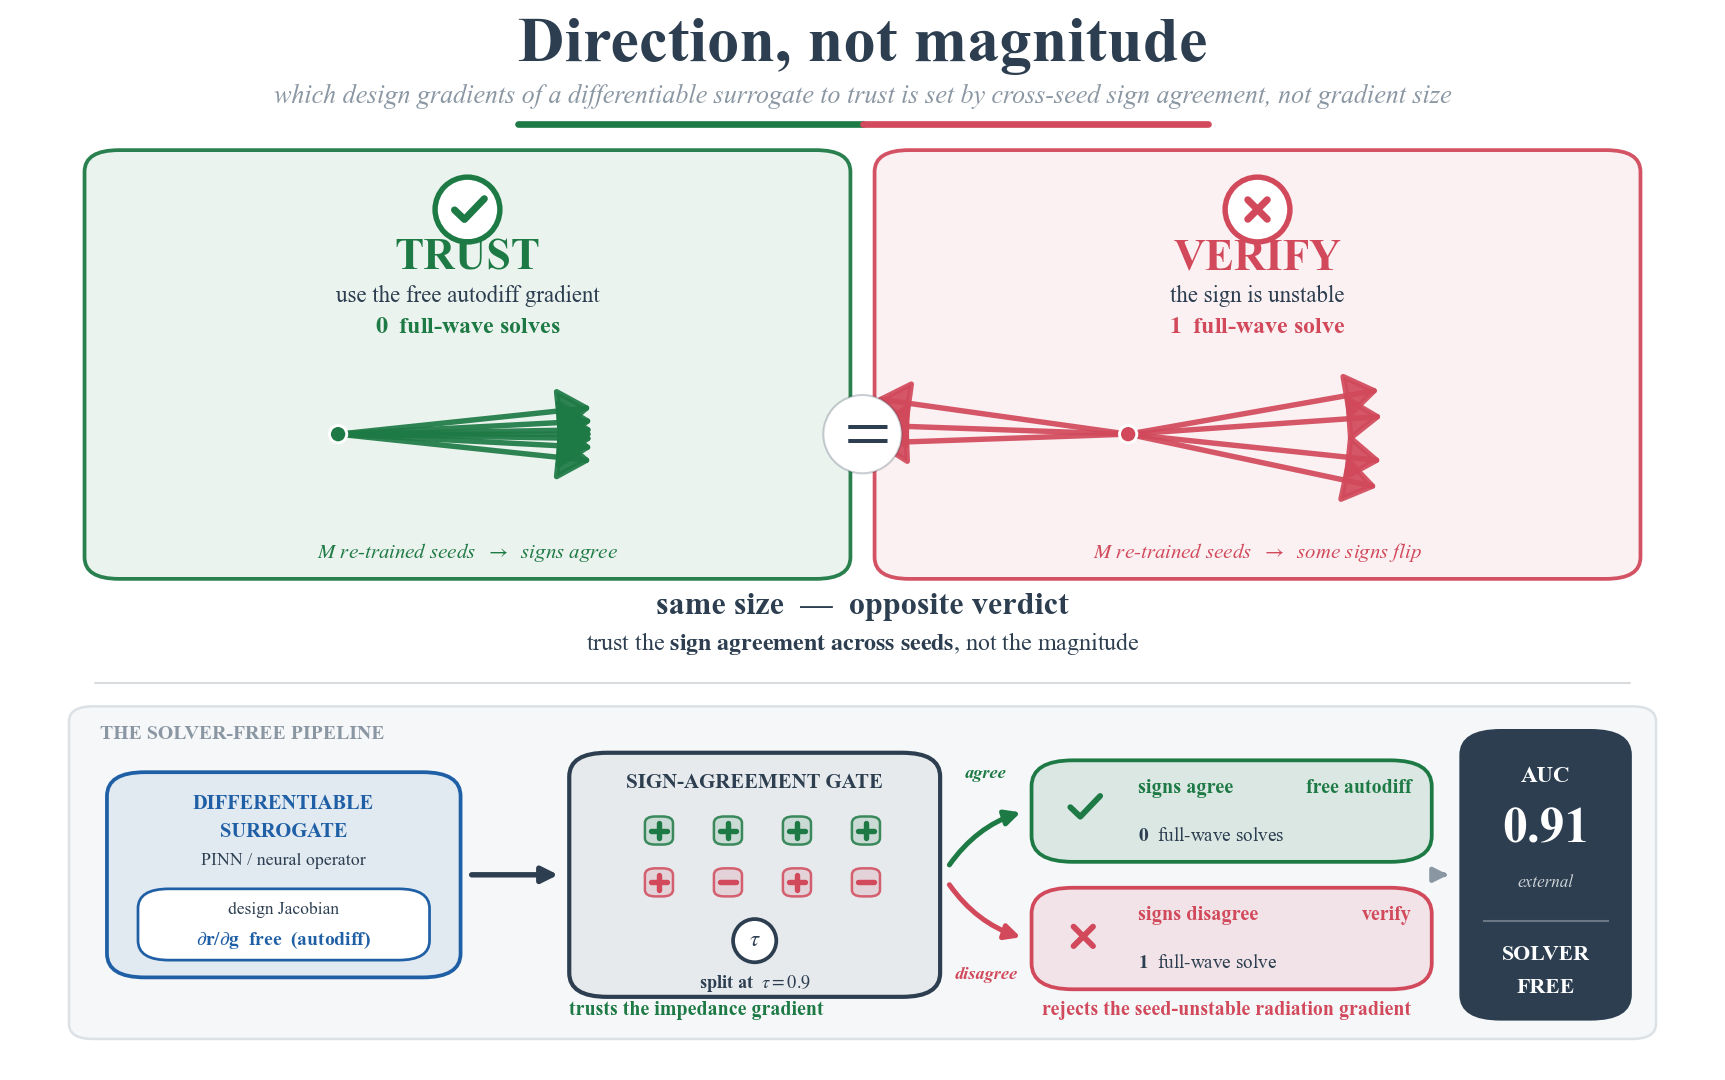

The script that saved this image:
# -*- coding: utf-8 -*-
# Elsevier graphical abstract: a "same magnitude, opposite trust" hero contrast over a slim
# solver-free pipeline band.  One cohesive editorial banner.
#
#   TITLE   : bold "Direction, not magnitude" + one-line subtitle.
#   HERO    : "SAME MAGNITUDE, OPPOSITE TRUST" -- each design gradient drawn as a BUNDLE of M
#             equal-length re-trained-seed arrows from one common tail (left TRUST/green: a tidy
#             near-parallel rightward bundle -> signs agree; right VERIFY/red: same-length but
#             splayed, with 2-3 flipped to point left -> signs disagree); check / cross verdict
#             discs; a centre "=" badge proving the two bundles are the SAME size (same arrow
#             length); punch line "same size -- opposite verdict".
#   PIPELINE: a compact left-to-right band -- differentiable surrogate -> design Jacobian
#             dr/dg (free autodiff) -> sign-agreement GATE (tau = 0.9) -> {signs agree: free
#             autodiff, 0 solves | signs disagree: one full-wave solve} -> AUC 0.91 (external) ,
#             SOLVER-FREE payoff.
#
# CORE MESSAGE: which design gradients of a differentiable surrogate to TRUST is set by
# cross-seed SIGN AGREEMENT, not by gradient MAGNITUDE.  Solver-free where seeds agree;
# spend ONE full-wave solve only where they disagree.
#
# HONEST NUMBERS ONLY (no fabrication; provenance documented):
#   hero/payoff = AUC 0.91 predicting per-component gradient SIGN-correctness on an EXTERNAL
#                 transfer-matrix (thin-film TMM) benchmark [0.906, 95% CI [0.833, 0.965];
#                 880 pooled comps -- see AUC_CONFIDENCE_INTERVALS.md].
#   tag         = "solver-free".
#   gate        = split at tau = 0.9 (reliability.npz: thr = 0.9).
#   verdict     = "trusts the impedance gradient, rejects the seed-unstable radiation gradient"
#                 (reliability.npz: sa_resp = 1.0 for impedance/responsive comps -> trusted;
#                  sa_rad = 0.5-0.7 < tau = 0.9 for radiation comps -> flagged. Verified.)
#   We deliberately do NOT headline "63% fewer solves" (scoped to a controlled spectrum).
#
# Self-contained: needs only matplotlib (numbers are quoted constants with provenance above).
import os
os.environ['KMP_DUPLICATE_LIB_OK'] = 'TRUE'
import numpy as np
import matplotlib
matplotlib.use('Agg')
import matplotlib.pyplot as plt
import matplotlib.colors as mcolors
from matplotlib.patches import FancyBboxPatch, FancyArrowPatch, Ellipse, Circle

DIR = os.path.dirname(os.path.abspath(__file__))

# ---------------- palette (cohesive, refined -- matched to references) ----------------
INK = '#2c3e50'    # slate ink -- all text
GRN = '#1e7a45'    # trust  (signs agree)
RED = '#d1495b'    # verify (signs disagree) -- soft rose-red
BLU = '#1f5fa6'    # surrogate / neutral nodes
MUT = '#8a97a3'    # muted grey -- secondary marks / connectors
PANEL = '#f5f7f9'  # soft card fill
EDGE = '#dce1e6'   # soft card edge


def tint(c, a):
    """Soft tint: colour c at alpha a (returns rgba tuple)."""
    r = list(mcolors.to_rgba(c)); r[3] = a; return tuple(r)


plt.rcParams.update({
    'font.family': 'serif', 'font.serif': ['Times New Roman'],
    'mathtext.fontset': 'stix', 'pdf.fonttype': 42, 'ps.fonttype': 42,
    'axes.linewidth': 0.0,
    'text.color': INK, 'axes.labelcolor': INK, 'xtick.color': INK, 'ytick.color': INK,
})

# ---- taller canvas so the hero contrast and the pipeline band each get room ----
FW, FH = 11.5, 7.2
fig = plt.figure(figsize=(FW, FH))
fig.patch.set_facecolor('white')
# single full-canvas axes in 0..1 coords -> everything placed by hand (no clipping)
ax = fig.add_axes([0, 0, 1, 1]); ax.set_xlim(0, 1); ax.set_ylim(0, 1); ax.axis('off')

# visual aspect: x-units per y-unit (a true circle has width = height / ASP)
ASP = FW / FH


# ============================================================ helpers (drawn marks, nodes)
def draw_check(cx, cy, s, color, lw=2.6, z=14):
    """Hand-drawn check mark (robust; no glyph-tofu risk). s in y-units; x widened by ASP."""
    ax.plot([cx - 0.60 * s / ASP, cx - 0.14 * s / ASP, cx + 0.78 * s / ASP],
            [cy - 0.02 * s, cy - 0.46 * s, cy + 0.50 * s],
            color=color, lw=lw, solid_capstyle='round', solid_joinstyle='round',
            zorder=z, clip_on=False)


def draw_cross(cx, cy, s, color, lw=2.6, z=14):
    """Hand-drawn x mark (robust). s in y-units; x widened by ASP for a true square cross."""
    ax.plot([cx - 0.50 * s / ASP, cx + 0.50 * s / ASP], [cy - 0.50 * s, cy + 0.50 * s],
            color=color, lw=lw, solid_capstyle='round', zorder=z, clip_on=False)
    ax.plot([cx - 0.50 * s / ASP, cx + 0.50 * s / ASP], [cy + 0.50 * s, cy - 0.50 * s],
            color=color, lw=lw, solid_capstyle='round', zorder=z, clip_on=False)


def rounded(x, y, w, h, fc, ec, lw=1.6, rad=0.10, z=2, ls='-'):
    """Rounded card. Transparency lives in `fc` (rgba) only -- no patch-level alpha."""
    p = FancyBboxPatch((x, y), w, h,
                       boxstyle=f'round,pad=0.0,rounding_size={rad}',
                       facecolor=fc, edgecolor=ec, lw=lw, zorder=z, ls=ls)
    ax.add_patch(p); return p


def connect(p0, p1, color=MUT, lw=2.4, z=5, rad=0.0, mut=15, sA=2, sB=2):
    a = FancyArrowPatch(p0, p1, connectionstyle=f'arc3,rad={rad}',
                        arrowstyle='-|>', mutation_scale=mut, lw=lw, color=color,
                        shrinkA=sA, shrinkB=sB, zorder=z, joinstyle='round', capstyle='round')
    ax.add_patch(a); return a


# ============================================================ TITLE BLOCK
ax.text(0.5, 0.957, 'Direction, not magnitude', ha='center', va='center',
        fontsize=31, fontweight='bold', color=INK)
ax.text(0.5, 0.911,
        'which design gradients of a differentiable surrogate to trust is set by '
        'cross-seed sign agreement, not gradient size',
        ha='center', va='center', fontsize=12.5, color=MUT, style='italic')
# two-stream accent rule under the title (trust-green -> verify-red)
ax.plot([0.300, 0.500], [0.885, 0.885], color=GRN, lw=3.2, solid_capstyle='round', zorder=3)
ax.plot([0.500, 0.700], [0.885, 0.885], color=RED, lw=3.2, solid_capstyle='round', zorder=3)

# ============================================================ HERO BLOCK (dominant focal point)
#   two contrast panels (left = TRUST / green, right = VERIFY / red)
PY0, PY1 = 0.470, 0.855          # panel vertical extent
LPX0, LPX1 = 0.055, 0.487        # left card x-extent
RPX0, RPX1 = 0.513, 0.945        # right card x-extent

for x0, x1, col, al in [(LPX0, LPX1, GRN, 0.085), (RPX0, RPX1, RED, 0.075)]:
    ax.add_patch(FancyBboxPatch((x0, PY0), x1 - x0, PY1 - PY0,
                 boxstyle='round,pad=0.006,rounding_size=0.020',
                 facecolor=tint(col, al), edgecolor=tint(col, 0.95), lw=1.8, zorder=1))

LCx = 0.5 * (LPX0 + LPX1)        # left panel centre x
RCx = 0.5 * (RPX0 + RPX1)        # right panel centre x

# --- geometry of the hero bundles: each gradient = a BUNDLE of M equal-length seed arrows
#     sharing ONE common tail.  Same arrow length on both sides => SAME MAGNITUDE. ---
M = 7
ARR_Y = 0.598                    # baseline y the bundles are centred on
SEED_LEN = 0.150                 # common arrow length (identical on both sides)
TAILx = lambda cx: cx - 0.5 * SEED_LEN   # common tail x (bundle centred in panel)


def seed_bundle(cx, angles_deg, col, clip):
    """A tidy bundle of M equal-length arrows from one common tail, splayed by `angles_deg`
    (deg, 0 = +x = 'positive sign'; ~180 = flipped/'negative sign'). All arrows identical
    length => the bundle's reach encodes the (shared) gradient MAGNITUDE."""
    tail = np.array([TAILx(cx), ARR_Y])
    for ang in angles_deg:
        th = np.deg2rad(ang)
        tip = tail + np.array([SEED_LEN * np.cos(th), SEED_LEN * np.sin(th) * ASP])
        a = FancyArrowPatch(tuple(tail), tuple(tip),
                            arrowstyle='-|>,head_width=0.62,head_length=0.9',
                            mutation_scale=15, lw=2.6, color=col, zorder=6,
                            capstyle='round', joinstyle='round', alpha=0.92)
        a.set_clip_path(clip)
        ax.add_patch(a)
    # common-tail hub disc
    ax.add_patch(Ellipse((tail[0], tail[1]), width=0.016 / ASP, height=0.016,
                 facecolor=col, edgecolor='white', lw=1.4, zorder=8))


# clip the bundles to their own panel card
left_card = ax.patches[0]
right_card = ax.patches[1]

# LEFT: signs agree -> a tight, near-parallel rightward bundle (all arrows point right)
left_ang = np.array([6.0, 3.0, 1.0, -1.0, -3.0, -6.0, 0.0])
seed_bundle(LCx, left_ang, GRN, left_card)
# RIGHT: signs disagree -> same length, splayed, with 3 of 7 clearly FLIPPED to point left
#   flipped arrows kept near-horizontal (~175 deg) so they do NOT shoot up into the text
right_ang = np.array([10.0, 4.0, -6.0, 178.0, -178.0, 172.0, -12.0])
seed_bundle(RCx, right_ang, RED, right_card)

# small explanatory tags under each bundle
ax.text(LCx, ARR_Y - 0.110, r'$M$ re-trained seeds  $\rightarrow$  signs agree',
        ha='center', va='center', fontsize=10.0, color=GRN, style='italic')
ax.text(RCx, ARR_Y - 0.110, r'$M$ re-trained seeds  $\rightarrow$  some signs flip',
        ha='center', va='center', fontsize=10.0, color=RED, style='italic')


# --- verdict badges (check / cross) inside coloured discs, top of each panel ---
def verdict(cx, cy, col, mark):
    ax.add_patch(Ellipse((cx, cy), width=0.060 / ASP, height=0.060,
                 facecolor='white', edgecolor=col, lw=2.6, zorder=9))
    if mark == 'check':
        draw_check(cx, cy, 0.020, col, lw=3.4, z=11)
    else:
        draw_cross(cx, cy, 0.018, col, lw=3.4, z=11)


VY = 0.806
verdict(LCx, VY, GRN, 'check')
verdict(RCx, VY, RED, 'cross')

# --- panel headline labels ---
ax.text(LCx, 0.760, 'TRUST', ha='center', va='center', fontsize=21,
        fontweight='bold', color=GRN, zorder=9)
ax.text(LCx, 0.726, 'use the free autodiff gradient', ha='center', va='center',
        fontsize=11.0, color=INK, zorder=9)
ax.text(LCx, 0.696, r'$\mathbf{0}$  full-wave solves', ha='center', va='center',
        fontsize=11.5, color=GRN, zorder=9, fontweight='bold')

ax.text(RCx, 0.760, 'VERIFY', ha='center', va='center', fontsize=21,
        fontweight='bold', color=RED, zorder=9)
ax.text(RCx, 0.726, 'the sign is unstable', ha='center', va='center',
        fontsize=11.0, color=INK, zorder=9)
ax.text(RCx, 0.696, r'$\mathbf{1}$  full-wave solve', ha='center', va='center',
        fontsize=11.5, color=RED, zorder=9, fontweight='bold')

# central "=" on the equator -- proof the two design gradients have identical size
ax.text(0.5, ARR_Y, r'$=$', ha='center', va='center', fontsize=32, color=INK,
        fontweight='bold', zorder=7,
        bbox=dict(boxstyle='circle,pad=0.16', facecolor='white',
                  edgecolor=tint(INK, 0.25), lw=1.0))

# --- punch line strip just under the hero panels ---
ax.text(0.5, 0.438, 'same size  —  opposite verdict', ha='center', va='center',
        fontsize=15.5, fontweight='bold', color=INK)
ax.text(0.5, 0.404,
        r'trust the $\mathbf{sign\ agreement\ across\ seeds}$, not the magnitude',
        ha='center', va='center', fontsize=11.5, color=INK)

# ============================================================ DIVIDER (hero | pipeline)
ax.plot([0.055, 0.945], [0.368, 0.368], color=tint(INK, 0.18), lw=1.0,
        solid_capstyle='round', zorder=1)

# ============================================================ PIPELINE BAND (slim supporting)
#  tinted strip background so the band reads as a distinct supporting unit
SBY0, SBY1 = 0.038, 0.346
ax.add_patch(FancyBboxPatch((0.040, SBY0), 0.920, SBY1 - SBY0,
             boxstyle='round,pad=0.0,rounding_size=0.014',
             facecolor=PANEL, edgecolor=EDGE, lw=1.2, zorder=0))

# tiny stage caption (top-left of the band)
ax.text(0.058, SBY1 - 0.026, 'THE SOLVER-FREE PIPELINE', ha='left', va='center',
        fontsize=9.5, color=MUT, fontweight='bold')

yc = 0.190                       # pipeline lane centre y

# ---- node 1: differentiable surrogate (with autodiff Jacobian chip) ----
n1x, n1w = 0.062, 0.205
n1h = 0.190; n1y = yc - n1h / 2
rounded(n1x, n1y, n1w, n1h, tint(BLU, 0.09), BLU, lw=1.8, rad=0.022, z=2)
ax.text(n1x + n1w / 2, n1y + n1h - 0.030, 'DIFFERENTIABLE', ha='center', va='center',
        fontsize=9.8, color=BLU, fontweight='bold')
ax.text(n1x + n1w / 2, n1y + n1h - 0.056, 'SURROGATE', ha='center', va='center',
        fontsize=9.8, color=BLU, fontweight='bold')
ax.text(n1x + n1w / 2, n1y + n1h - 0.082, 'PINN / neural operator', ha='center', va='center',
        fontsize=8.6, color=INK)
# Jacobian chip inside
jx, jw = n1x + 0.018, n1w - 0.036
jh = 0.066; jy = n1y + 0.016
rounded(jx, jy, jw, jh, 'white', BLU, lw=1.3, rad=0.018, z=3)
ax.text(jx + jw / 2, jy + jh * 0.70, 'design Jacobian', ha='center', va='center',
        fontsize=8.4, color=INK)
ax.text(jx + jw / 2, jy + jh * 0.28,
        r'$\partial \mathbf{r}/\partial \mathbf{g}$  free  (autodiff)', ha='center',
        va='center', fontsize=9.4, color=BLU, fontweight='bold')

# ---- node 2: the GATE ----
n2x, n2w = 0.330, 0.215
n2h = 0.226; n2y = yc - n2h / 2
rounded(n2x, n2y, n2w, n2h, tint(MUT, 0.13), INK, lw=2.0, rad=0.022, z=2)
ax.text(n2x + n2w / 2, n2y + n2h - 0.028, 'SIGN-AGREEMENT GATE', ha='center', va='center',
        fontsize=10.0, color=INK, fontweight='bold')
# two tidy rows of per-seed SIGN CHIPS: all "+" (agree, green) / alternating "+/-" (disagree)
def sign_chip(cx, cy, sgn, col):
    """One sign rendered inside a small rounded square chip (deliberate, evenly spaced)."""
    cs = 0.026                                   # chip side (y-units); width widened by ASP
    cw = cs / ASP
    ax.add_patch(FancyBboxPatch((cx - cw / 2, cy - cs / 2), cw, cs,
                 boxstyle='round,pad=0.0,rounding_size=0.006',
                 facecolor=tint(col, 0.14), edgecolor=tint(col, 0.85), lw=1.2, zorder=4))
    # draw the glyph as short strokes (consistent weight; minus never looks thin)
    hl = 0.0072                                  # half stroke length (y-units)
    ax.plot([cx - hl / ASP, cx + hl / ASP], [cy, cy], color=col, lw=2.6,
            solid_capstyle='round', zorder=5)    # horizontal bar (both + and -)
    if sgn == '+':
        ax.plot([cx, cx], [cy - hl, cy + hl], color=col, lw=2.6,
                solid_capstyle='round', zorder=5)  # vertical bar -> plus
chip_dx = 0.040                                  # even chip spacing
gxc = n2x + 0.052
ry1 = n2y + n2h - 0.072
ry2 = n2y + n2h - 0.120
for j, sgn in enumerate(['+', '+', '+', '+']):
    sign_chip(gxc + j * chip_dx, ry1, sgn, GRN)
for j, sgn in enumerate(['+', '-', '+', '-']):
    sign_chip(gxc + j * chip_dx, ry2, sgn, RED)
# split node at tau = 0.9
nx, ny = n2x + n2w / 2, n2y + 0.052
ax.add_patch(Ellipse((nx, ny), width=0.040 / ASP, height=0.040,
             facecolor='white', edgecolor=INK, lw=1.8, zorder=6))
ax.text(nx, ny, r'$\tau$', ha='center', va='center', fontsize=11, color=INK,
        fontweight='bold', zorder=7)
ax.text(nx, n2y + 0.012, r'split at  $\tau = 0.9$', ha='center', va='center',
        fontsize=8.8, color=INK, fontweight='bold')

# ---- node 3: two outcomes (stacked) ----
n3x, n3w = 0.598, 0.232
o_h = 0.094
oTy = yc + 0.012                 # TRUST outcome (top)
rounded(n3x, oTy, n3w, o_h, tint(GRN, 0.12), GRN, lw=1.8, rad=0.024, z=2)
draw_check(n3x + 0.030, oTy + o_h / 2 + 0.004, 0.020, GRN, lw=2.8)
ax.text(n3x + 0.062, oTy + o_h - 0.026, 'signs agree  ', ha='left', va='center',
        fontsize=9.8, color=GRN, fontweight='bold')
ax.text(n3x + n3w - 0.012, oTy + o_h - 0.026, 'free autodiff', ha='right', va='center',
        fontsize=9.6, color=GRN, fontweight='bold')
ax.text(n3x + 0.062, oTy + 0.024, r'$\mathbf{0}$  full-wave solves', ha='left', va='center',
        fontsize=9.2, color=INK)

oVy = yc - 0.012 - o_h           # VERIFY outcome (bottom)
rounded(n3x, oVy, n3w, o_h, tint(RED, 0.11), RED, lw=1.8, rad=0.024, z=2)
draw_cross(n3x + 0.030, oVy + o_h / 2 + 0.002, 0.018, RED, lw=2.8)
ax.text(n3x + 0.062, oVy + o_h - 0.026, 'signs disagree', ha='left', va='center',
        fontsize=9.8, color=RED, fontweight='bold')
ax.text(n3x + n3w - 0.012, oVy + o_h - 0.026, 'verify', ha='right', va='center',
        fontsize=9.6, color=RED, fontweight='bold')
ax.text(n3x + 0.062, oVy + 0.024, r'$\mathbf{1}$  full-wave solve', ha='left', va='center',
        fontsize=9.2, color=INK)

# ---- connectors between the three nodes ----
connect((n1x + n1w + 0.004, yc), (n2x - 0.004, yc), color=INK, lw=2.6, mut=16)
connect((n2x + n2w + 0.004, yc + 0.006), (n3x - 0.004, oTy + o_h / 2),
        color=GRN, lw=2.4, rad=-0.18, mut=15)
connect((n2x + n2w + 0.004, yc - 0.006), (n3x - 0.004, oVy + o_h / 2),
        color=RED, lw=2.4, rad=0.18, mut=15)
# branch-arrow labels (agree on the green branch -> TRUST; disagree on the red -> VERIFY)
brx = 0.5 * (n2x + n2w + n3x)                     # midpoint x between gate and outcomes
ax.text(brx, oTy + o_h / 2 + 0.034, 'agree', ha='center', va='center',
        fontsize=8.8, color=GRN, fontweight='bold', style='italic', zorder=8)
ax.text(brx, oVy + o_h / 2 - 0.034, 'disagree', ha='center', va='center',
        fontsize=8.8, color=RED, fontweight='bold', style='italic', zorder=8)

# ---- payoff panel (right end of the band): AUC 0.91 + SOLVER-FREE ----
pbx, pbw = 0.846, 0.100
pbh = 0.270; pby = yc - pbh / 2
rounded(pbx, pby, pbw, pbh, INK, 'none', lw=0, rad=0.024, z=3)
connect((n3x + n3w + 0.004, yc), (pbx - 0.004, yc), color=MUT, lw=2.2, mut=14)
ax.text(pbx + pbw / 2, pby + pbh - 0.044, 'AUC', ha='center', va='center',
        fontsize=11, color='white', fontweight='bold', zorder=5)
ax.text(pbx + pbw / 2, pby + pbh - 0.094, '0.91', ha='center', va='center',
        fontsize=24, color='white', fontweight='bold', zorder=5)
ax.text(pbx + pbw / 2, pby + pbh - 0.142, 'external', ha='center', va='center',
        fontsize=8.2, color=tint('white', 0.78), style='italic', zorder=5)
ax.plot([pbx + 0.014, pbx + pbw - 0.014], [pby + 0.092, pby + 0.092],
        color=tint('white', 0.30), lw=1.0, zorder=5)
ax.text(pbx + pbw / 2, pby + 0.060, 'SOLVER', ha='center', va='center',
        fontsize=10.5, color='white', fontweight='bold', zorder=5)
ax.text(pbx + pbw / 2, pby + 0.030, 'FREE', ha='center', va='center',
        fontsize=10.5, color='white', fontweight='bold', zorder=5)

# ---- honest concrete verdict line (bottom of the band; no tick/cross -- colour carries it) ----
vy_line = SBY0 + 0.026
ax.text(0.330, vy_line, 'trusts the impedance gradient', ha='left', va='center',
        fontsize=9.6, color=GRN, fontweight='bold')
ax.text(0.604, vy_line, 'rejects the seed-unstable radiation gradient',
        ha='left', va='center', fontsize=9.6, color=RED, fontweight='bold')

# ============================================================ save
out_pdf = os.path.join(DIR, 'fig_graphical_abstract.pdf')
out_png = os.path.join(DIR, 'fig_graphical_abstract.png')
fig.savefig(out_pdf)
fig.savefig(out_png, dpi=150)
plt.close(fig)
try:
    from PIL import Image
    w, h = Image.open(out_png).size
    print(f'fig_graphical_abstract (hybrid hero + pipeline): PNG {w}x{h} px -> {DIR}')
except Exception:
    print('fig_graphical_abstract: written')
